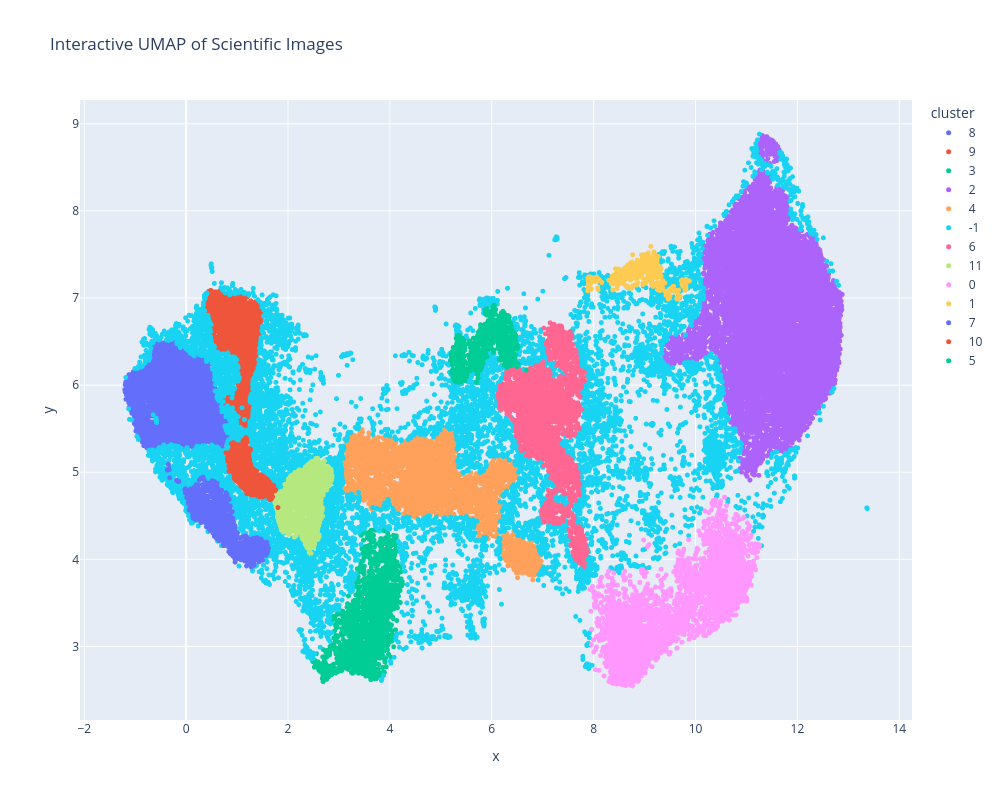

Here is the notebook cell this chart was saved with:
### Code cell
import numpy as np
import pandas as pd
import plotly.express as px

# =========================================================
# LOAD DATA
# =========================================================

umap_embeddings = np.load(
    "../embeddings/umap_embeddings.npy"
)

cluster_labels = np.load(
    "../embeddings/hdbscan_labels.npy"
)

paths = np.load(
    "../embeddings/image_paths.npy",
    allow_pickle=True
)

# =========================================================
# CREATE DATAFRAME
# =========================================================

df = pd.DataFrame({

    "x": umap_embeddings[:,0],

    "y": umap_embeddings[:,1],

    "cluster": cluster_labels.astype(str),

    "path": paths
})

print(df.head())

# =========================================================
# INTERACTIVE UMAP PLOT
# =========================================================

fig = px.scatter(

    df,

    x="x",

    y="y",

    color="cluster",

    hover_data=["path"],

    title="Interactive UMAP of Scientific Images",

    width=1000,

    height=800
)

fig.update_traces(

    marker=dict(size=5)
)

fig.show()

### Figure 1 — Plotly figure (JSON) as saved in the notebook; plotly's stock layout.template omitted (floating-point values rounded to 4 significant figures; data arrays with more than 128 entries replaced by an {"elided": "..."} marker saying what was removed)
{"data": [{"customdata": {"elided": "4216x1 str values"}, "hovertemplate": "cluster=8<br>x=%{x}<br>y=%{y}<br>path=%{customdata[0]}<extra></extra>", "legendgroup": "8", "marker": {"color": "#636efa", "size": 5, "symbol": "circle"}, "mode": "markers", "name": "8", "showlegend": true, "type": "scattergl", "x": {"elided": "4216 float values"}, "xaxis": "x", "y": {"elided": "4216 float values"}, "yaxis": "y"}, {"customdata": {"elided": "2082x1 str values"}, "hovertemplate": "cluster=9<br>x=%{x}<br>y=%{y}<br>path=%{customdata[0]}<extra></extra>", "legendgroup": "9", "marker": {"color": "#EF553B", "size": 5, "symbol": "circle"}, "mode": "markers", "name": "9", "showlegend": true, "type": "scattergl", "x": {"elided": "2082 float values"}, "xaxis": "x", "y": {"elided": "2082 float values"}, "yaxis": "y"}, {"customdata": {"elided": "2482x1 str values"}, "hovertemplate": "cluster=3<br>x=%{x}<br>y=%{y}<br>path=%{customdata[0]}<extra></extra>", "legendgroup": "3", "marker": {"color": "#00cc96", "size": 5, "symbol": "circle"}, "mode": "markers", "name": "3", "showlegend": true, "type": "scattergl", "x": {"elided": "2482 float values"}, "xaxis": "x", "y": {"elided": "2482 float values"}, "yaxis": "y"}, {"customdata": {"elided": "11500x1 str values"}, "hovertemplate": "cluster=2<br>x=%{x}<br>y=%{y}<br>path=%{customdata[0]}<extra></extra>", "legendgroup": "2", "marker": {"color": "#ab63fa", "size": 5, "symbol": "circle"}, "mode": "markers", "name": "2", "showlegend": true, "type": "scattergl", "x": {"elided": "11500 float values"}, "xaxis": "x", "y": {"elided": "11500 float values"}, "yaxis": "y"}, {"customdata": {"elided": "3958x1 str values"}, "hovertemplate": "cluster=4<br>x=%{x}<br>y=%{y}<br>path=%{customdata[0]}<extra></extra>", "legendgroup": "4", "marker": {"color": "#FFA15A", "size": 5, "symbol": "circle"}, "mode": "markers", "name": "4", "showlegend": true, "type": "scattergl", "x": {"elided": "3958 float values"}, "xaxis": "x", "y": {"elided": "3958 float values"}, "yaxis": "y"}, {"customdata": {"elided": "10281x1 str values"}, "hovertemplate": "cluster=-1<br>x=%{x}<br>y=%{y}<br>path=%{customdata[0]}<extra></extra>", "legendgroup": "-1", "marker": {"color": "#19d3f3", "size": 5, "symbol": "circle"}, "mode": "markers", "name": "-1", "showlegend": true, "type": "scattergl", "x": {"elided": "10281 float values"}, "xaxis": "x", "y": {"elided": "10281 float values"}, "yaxis": "y"}, {"customdata": {"elided": "2981x1 str values"}, "hovertemplate": "cluster=6<br>x=%{x}<br>y=%{y}<br>path=%{customdata[0]}<extra></extra>", "legendgroup": "6", "marker": {"color": "#FF6692", "size": 5, "symbol": "circle"}, "mode": "markers", "name": "6", "showlegend": true, "type": "scattergl", "x": {"elided": "2981 float values"}, "xaxis": "x", "y": {"elided": "2981 float values"}, "yaxis": "y"}, {"customdata": {"elided": "1692x1 str values"}, "hovertemplate": "cluster=11<br>x=%{x}<br>y=%{y}<br>path=%{customdata[0]}<extra></extra>", "legendgroup": "11", "marker": {"color": "#B6E880", "size": 5, "symbol": "circle"}, "mode": "markers", "name": "11", "showlegend": true, "type": "scattergl", "x": {"elided": "1692 float values"}, "xaxis": "x", "y": {"elided": "1692 float values"}, "yaxis": "y"}, {"customdata": {"elided": "4999x1 str values"}, "hovertemplate": "cluster=0<br>x=%{x}<br>y=%{y}<br>path=%{customdata[0]}<extra></extra>", "legendgroup": "0", "marker": {"color": "#FF97FF", "size": 5, "symbol": "circle"}, "mode": "markers", "name": "0", "showlegend": true, "type": "scattergl", "x": {"elided": "4999 float values"}, "xaxis": "x", "y": {"elided": "4999 float values"}, "yaxis": "y"}, {"customdata": {"elided": "643x1 str values"}, "hovertemplate": "cluster=1<br>x=%{x}<br>y=%{y}<br>path=%{customdata[0]}<extra></extra>", "legendgroup": "1", "marker": {"color": "#FECB52", "size": 5, "symbol": "circle"}, "mode": "markers", "name": "1", "showlegend": true, "type": "scattergl", "x": {"elided": "643 float values"}, "xaxis": "x", "y": {"elided": "643 float values"}, "yaxis": "y"}, {"customdata": {"elided": "1325x1 str values"}, "hovertemplate": "cluster=7<br>x=%{x}<br>y=%{y}<br>path=%{customdata[0]}<extra></extra>", "legendgroup": "7", "marker": {"color": "#636efa", "size": 5, "symbol": "circle"}, "mode": "markers", "name": "7", "showlegend": true, "type": "scattergl", "x": {"elided": "1325 float values"}, "xaxis": "x", "y": {"elided": "1325 float values"}, "yaxis": "y"}, {"customdata": {"elided": "631x1 str values"}, "hovertemplate": "cluster=10<br>x=%{x}<br>y=%{y}<br>path=%{customdata[0]}<extra></extra>", "legendgroup": "10", "marker": {"color": "#EF553B", "size": 5, "symbol": "circle"}, "mode": "markers", "name": "10", "showlegend": true, "type": "scattergl", "x": {"elided": "631 float values"}, "xaxis": "x", "y": {"elided": "631 float values"}, "yaxis": "y"}, {"customdata": {"elided": "980x1 str values"}, "hovertemplate": "cluster=5<br>x=%{x}<br>y=%{y}<br>path=%{customdata[0]}<extra></extra>", "legendgroup": "5", "marker": {"color": "#00cc96", "size": 5, "symbol": "circle"}, "mode": "markers", "name": "5", "showlegend": true, "type": "scattergl", "x": {"elided": "980 float values"}, "xaxis": "x", "y": {"elided": "980 float values"}, "yaxis": "y"}], "layout": {"height": 800, "legend": {"title": {"text": "cluster"}, "tracegroupgap": 0}, "title": {"text": "Interactive UMAP of Scientific Images"}, "width": 1000, "xaxis": {"anchor": "y", "domain": [0, 1], "title": {"text": "x"}}, "yaxis": {"anchor": "x", "domain": [0, 1], "title": {"text": "y"}}}}
